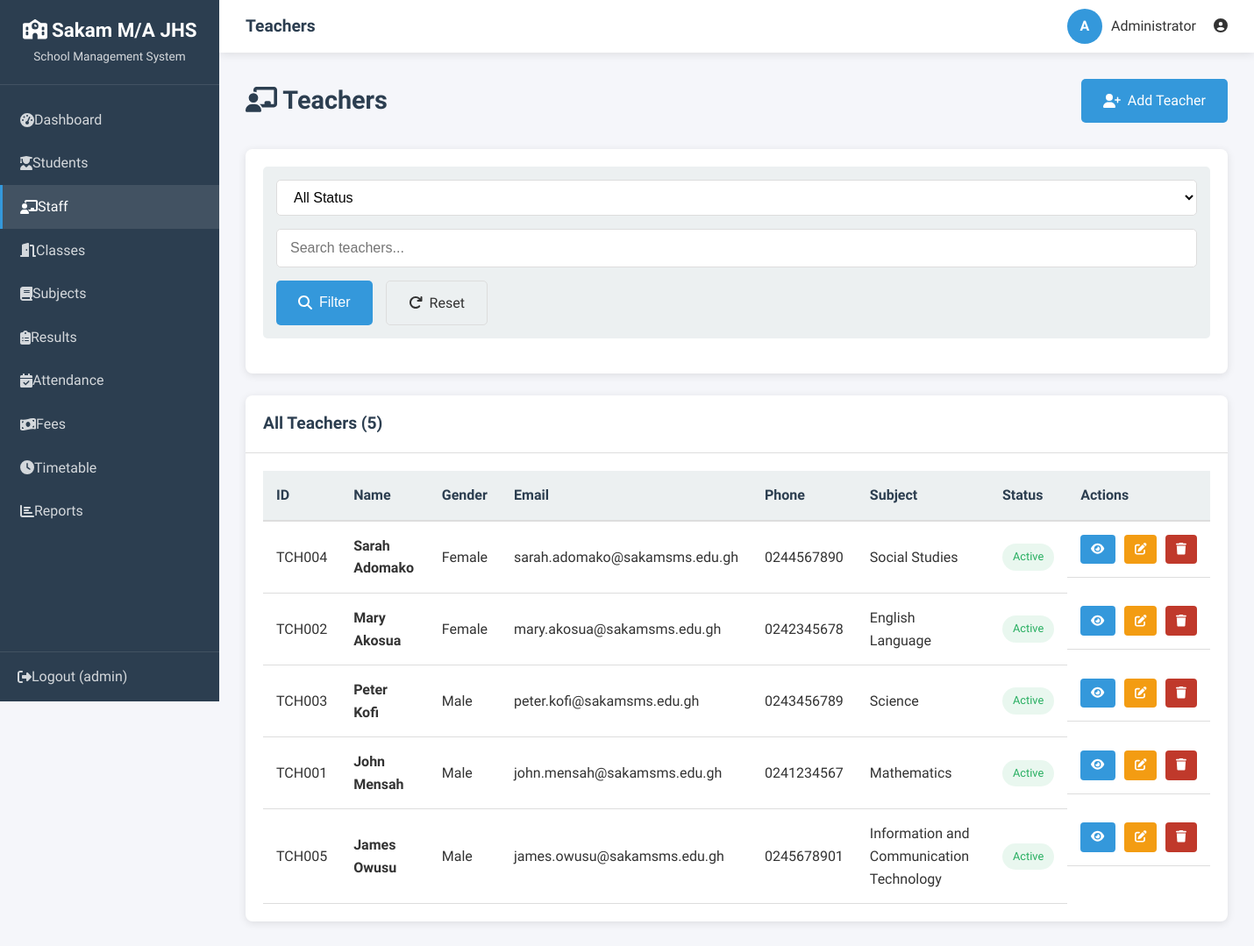
Screenshot of /admin/teachers.php (signed in) with the database file from the repository.
### tables this page shows
CREATE TABLE IF NOT EXISTS users (
    id INT AUTO_INCREMENT PRIMARY KEY,
    username VARCHAR(50) UNIQUE NOT NULL,
    password VARCHAR(255) NOT NULL,
    role ENUM('admin', 'teacher') NOT NULL,
    teacher_id INT,
    email VARCHAR(100),
    last_login TIMESTAMP NULL,
    created_at TIMESTAMP DEFAULT CURRENT_TIMESTAMP,
    FOREIGN KEY (teacher_id) REFERENCES teachers(id) ON DELETE SET NULL,
    INDEX idx_username (username),
    INDEX idx_role (role)
);

CREATE TABLE IF NOT EXISTS teachers (
    id INT AUTO_INCREMENT PRIMARY KEY,
    staff_id VARCHAR(20) UNIQUE NOT NULL,
    first_name VARCHAR(50) NOT NULL,
    last_name VARCHAR(50) NOT NULL,
    gender ENUM('Male', 'Female') NOT NULL,
    date_of_birth DATE NOT NULL,
    subject_id INT,
    contact VARCHAR(20) NOT NULL,
    email VARCHAR(100) UNIQUE,
    address TEXT,
    qualification VARCHAR(100),
    hire_date DATE NOT NULL,
    role ENUM('Teacher', 'Head Teacher', 'Administrator', 'Support Staff') DEFAULT 'Teacher',
    status ENUM('Active', 'Inactive') DEFAULT 'Active',
    photo VARCHAR(255) DEFAULT 'default.png',
    created_at TIMESTAMP DEFAULT CURRENT_TIMESTAMP,
    FOREIGN KEY (subject_id) REFERENCES subjects(id) ON DELETE SET NULL,
    INDEX idx_staff_id (staff_id),
    INDEX idx_subject (subject_id)
);

CREATE TABLE IF NOT EXISTS subjects (
    id INT AUTO_INCREMENT PRIMARY KEY,
    subject_name VARCHAR(100) NOT NULL UNIQUE,
    subject_code VARCHAR(20),
    teacher_id INT,
    class_id INT,
    pass_mark INT DEFAULT 40,
    description TEXT,
    status ENUM('Active','Inactive') DEFAULT 'Active',
    created_at TIMESTAMP DEFAULT CURRENT_TIMESTAMP,
    FOREIGN KEY (teacher_id) REFERENCES teachers(id) ON DELETE SET NULL,
    FOREIGN KEY (class_id) REFERENCES classes(id) ON DELETE SET NULL
);

### config.php (called while the page is built, shortened)
<?php
function escapeHTML($input) {
    return htmlspecialchars($input, ENT_QUOTES, 'UTF-8');
}

### includes/db.php (called while the page is built, shortened)
<?php
require_once dirname(__DIR__) . '/config.php';
function getDB() {
    static $db = null;
    if ($db === null) {
        $db = new mysqli(DB_HOST, DB_USER, DB_PASS, DB_NAME);
        $db->set_charset("utf8mb4");
    }
    return $db;
}
function executeQuery($sql, $params = []) {
    $db = getDB();
    $stmt = $db->prepare($sql);
    if (!empty($params)) {
        $types = str_repeat('s', count($params));
        $stmt->bind_param($types, ...$params);
    }
    $stmt->execute();
    return $stmt;
}
function fetchOne($sql, $params = []) {
    $stmt = executeQuery($sql, $params);
    $result = $stmt->get_result();
    $row = $result->fetch_assoc();
    return $row;
}
function fetchAll($sql, $params = []) {
    $stmt = executeQuery($sql, $params);
    $result = $stmt->get_result();
    $rows = [];
    while ($row = $result->fetch_assoc()) {
        $rows[] = $row;
    }
    return $rows;
}

### admin/teachers.php (the view, shortened to what this page needs)
<?php
$search = $_GET['search'] ?? '';
$where = [];
$params = [];
$whereClause = !empty($where) ? 'WHERE ' . implode(' AND ', $where) : '';
$totalTeachers = fetchOne("SELECT COUNT(*) as total FROM teachers t $whereClause", $params);
$totalCount = $totalTeachers['total'] ?? 0;
$perPage = 15;
$page = isset($_GET['page']) ? (int)$_GET['page'] : 1;
$offset = ($page - 1) * $perPage;
$teachers = fetchAll("
    SELECT t.*, u.username
    FROM teachers t
    LEFT JOIN users u ON u.teacher_id = t.id
    $whereClause
    ORDER BY t.last_name, t.first_name
    LIMIT $perPage OFFSET $offset
", $params);
include '../includes/header.php';
?>
<div class="page-header">
    <h1><i class="fas fa-chalkboard-teacher"></i> Teachers</h1>
    <a href="add_teacher.php" class="btn btn-primary">
        <i class="fas fa-user-plus"></i> Add Teacher
    </a>
</div>
<div class="card">
    <div class="card-body">
        <form method="GET" action="" class="filter-group">
            <select name="status" class="form-control">
                <option value="">All Status</option>
            </select>
            <input type="text" name="search" class="form-control" placeholder="Search teachers..." value="<?php echo escapeHTML($search); ?>">
            <button type="submit" class="btn btn-primary">
                <i class="fas fa-search"></i> Filter
            </button>
            <a href="teachers.php" class="btn btn-outline">
                <i class="fas fa-redo"></i> Reset
            </a>
        </form>
    </div>
</div>
<div class="card">
    <div class="card-header">
        <h3>All Teachers (<?php echo number_format($totalCount); ?>)</h3>
    </div>
    <div class="card-body">
        <?php if (empty($teachers)): ?>
        <div class="empty-state">
            <i class="fas fa-chalkboard-teacher"></i>
            <h3>No teachers found</h3>
            <p>Try adjusting your filters or add a new teacher.</p>
            <a href="add_teacher.php" class="btn btn-primary mt-2">Add Teacher</a>
        </div>
        <?php else: ?>
        <div class="table-container">
            <table>
                <thead>
                    <tr>
                        <th>ID</th>
                        <th>Name</th>
                        <th>Gender</th>
                        <th>Email</th>
                        <th>Phone</th>
                        <th>Subject</th>
                        <th>Status</th>
                        <th>Actions</th>
                    </tr>
                </thead>
                <tbody>
                    <?php foreach ($teachers as $teacher): ?>
                    <tr>
                        <td><?php echo escapeHTML($teacher['staff_id']); ?></td>
                        <td>
                            <strong><?php echo escapeHTML($teacher['first_name'] . ' ' . $teacher['last_name']); ?></strong>
                        </td>
                        <td><?php echo $teacher['gender']; ?></td>
                        <td><?php echo escapeHTML($teacher['email']); ?></td>
                        <td><?php echo escapeHTML($teacher['contact']); ?></td>
                        <td>
    <?php
    if (!empty($teacher['subject_id'])) {
        $subject = fetchOne("SELECT subject_name FROM subjects WHERE id = ?", [$teacher['subject_id']]);
        echo escapeHTML($subject['subject_name'] ?? 'N/A');
    } else {
        echo 'N/A';
    }
    ?>
</td>
                        <td>
                            <span class="badge badge-<?php echo $teacher['status'] === 'Active' ? 'success' : 'warning'; ?>">
                                <?php echo $teacher['status']; ?>
                            </span>
                        </td>
                        <td class="table-actions">
                            <a href="teacher_profile.php?id=<?php echo $teacher['id']; ?>" class="view-btn" title="View">
                                <i class="fas fa-eye"></i>
                            </a>
                            <a href="edit_teacher.php?id=<?php echo $teacher['id']; ?>" class="edit-btn" title="Edit">
                                <i class="fas fa-edit"></i>
                            </a>
                            <button onclick="deleteRecord(<?php echo $teacher['id']; ?>, 'teacher')" class="delete-btn" title="Delete">
                                <i class="fas fa-trash"></i>
                            </button>
                        </td>
                    </tr>
                    <?php endforeach; ?>
                </tbody>
            </table>
        </div>
        <?php endif; ?>
    </div>
</div>
<?php
include '../includes/footer.php';
?>

### css/style.css (style rules this page uses)
:root { --primary-color: #2c3e50; --secondary-color: #3498db; --accent-color: #e74c3c; --success-color: #27ae60; --warning-color: #f39c12; --danger-color: #c0392b; --light-color: #ecf0f1; --dark-color: #2c3e50; --text-color: #333; --text-muted: #7f8c8d; --border-color: #ddd; --shadow: 0 2px 10px rgba(0, 0, 0, 0.1); --transition: all 0.3s ease; --sidebar-width: 250px; --header-height: 60px; }
* { margin: 0; padding: 0; box-sizing: border-box; }
html { font-size: 16px; scroll-behavior: smooth; }
body { font-family: 'Segoe UI', Tahoma, Geneva, Verdana, sans-serif; line-height: 1.6; color: var(--text-color); background-color: #f5f6fa; min-height: 100vh; }
a { text-decoration: none; color: inherit; }
h1, h2, h3, h4, h5, h6 { font-weight: 600; line-height: 1.3; color: var(--dark-color); }
.page-header { display: flex; justify-content: space-between; align-items: center; margin-bottom: 30px; }
.page-header h1 { font-size: 1.8rem; }
.card { background: white; border-radius: 8px; box-shadow: var(--shadow); overflow: hidden; margin-bottom: 25px; }
.card-header { padding: 20px; border-bottom: 1px solid var(--border-color); display: flex; justify-content: space-between; align-items: center; }
.card-header h3 { font-size: 1.2rem; }
.card-body { padding: 20px; }
.form-control { width: 100%; padding: 12px 15px; border: 1px solid var(--border-color); border-radius: 5px; font-size: 1rem; transition: var(--transition); background: white; }
select.form-control { cursor: pointer; }
.btn { display: inline-flex; align-items: center; justify-content: center; gap: 8px; padding: 12px 25px; border: none; border-radius: 5px; font-size: 1rem; font-weight: 500; cursor: pointer; transition: var(--transition); }
.btn-primary { background: var(--secondary-color); color: white; }
.btn-outline { background: transparent; border: 1px solid var(--border-color); color: var(--text-color); }
.table-container { overflow-x: auto; }
table { width: 100%; border-collapse: collapse; }
table thead { background: var(--light-color); }
table th { padding: 15px; text-align: left; font-weight: 600; color: var(--dark-color); border-bottom: 2px solid var(--border-color); }
table td { padding: 15px; border-bottom: 1px solid var(--border-color); }
table tbody tr { transition: var(--transition); }
.table-actions { display: flex; gap: 10px; }
.table-actions a, .table-actions button { padding: 6px 12px; border-radius: 4px; font-size: 0.85rem; cursor: pointer; border: none; transition: var(--transition); }
.table-actions .edit-btn { background: var(--warning-color); color: white; }
.table-actions .delete-btn { background: var(--danger-color); color: white; }
.table-actions .view-btn { background: var(--secondary-color); color: white; }
.badge { display: inline-block; padding: 5px 12px; border-radius: 20px; font-size: 0.8rem; font-weight: 500; }
.badge-success { background: rgba(39, 174, 96, 0.1); color: var(--success-color); }
.filter-group { display: flex; gap: 15px; flex-wrap: wrap; margin-bottom: 20px; padding: 15px; background: var(--light-color); border-radius: 5px; }
.filter-group select { padding: 10px 15px; border: 1px solid var(--border-color); border-radius: 5px; min-width: 150px; }

### rows the page displays
users: teacher.staff_id "TCH004", teacher.last_name "Sarah Adomako", teacher.gender "Female", teacher.email "sarah.adomako@sakamsms.edu.gh", teacher.contact "0244567890", subjects.subject_name "Social Studies", teacher.status "Active"
users: teacher.staff_id "TCH002", teacher.last_name "Mary Akosua", teacher.gender "Female", teacher.email "mary.akosua@sakamsms.edu.gh", teacher.contact "0242345678", subjects.subject_name "English Language", teacher.status "Active"
users: teacher.staff_id "TCH003", teacher.last_name "Peter Kofi", teacher.gender "Male", teacher.email "peter.kofi@sakamsms.edu.gh", teacher.contact "0243456789", subjects.subject_name "Science", teacher.status "Active"
users: teacher.staff_id "TCH001", teacher.last_name "John Mensah", teacher.gender "Male", teacher.email "john.mensah@sakamsms.edu.gh", teacher.contact "0241234567", subjects.subject_name "Mathematics", teacher.status "Active"
users: teacher.staff_id "TCH005", teacher.last_name "James Owusu", teacher.gender "Male", teacher.email "james.owusu@sakamsms.edu.gh", teacher.contact "0245678901", subjects.subject_name "Information and Communication Technology", teacher.status "Active"

### other values shown
SITE_NAME "Sakam M/A JHS"
escapeHTML($userName) "admin"
$pageTitle "Teachers"
substr($fullName, 0, 1) "A"
escapeHTML($fullName) "Administrator"
$totalCount "5"
